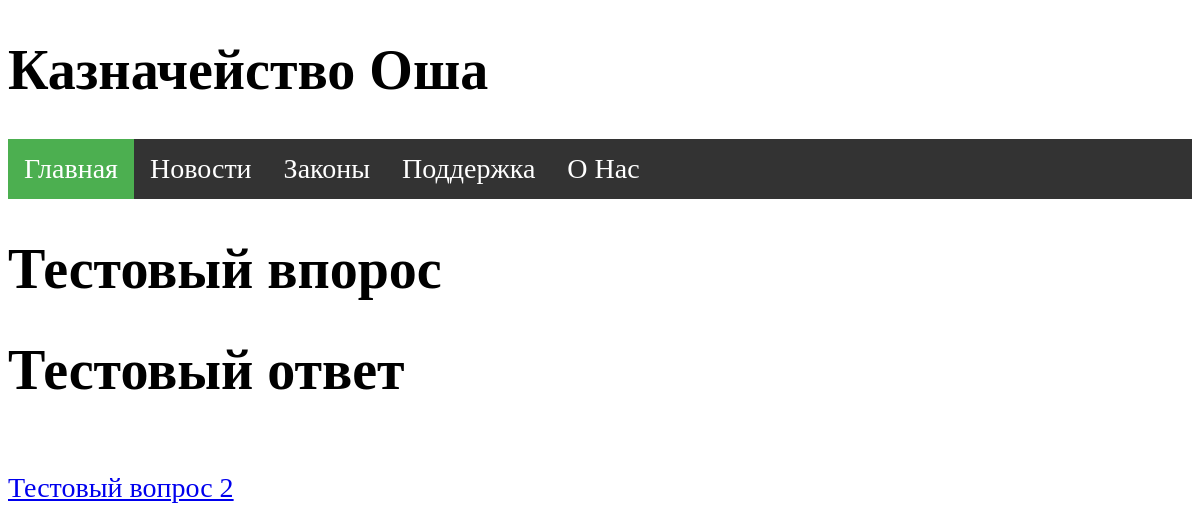
Page /question/2 on the committed database.
### kaznacheistvo_site/models.py (models this page shows, shortened)
class Answer(models.Model):
    answer = models.TextField(null=True)
    questions = models.TextField()

class AllAnswer(models.Model):
    parrent = models.ForeignKey(Answer, on_delete=models.CASCADE, related_name='qwerty', null=True)
    child = models.ForeignKey(Answer, on_delete=models.CASCADE, related_name='qwertyy', null=True)

### kaznacheistvo_site/views.py (the view)
# urls.py: path('question/<int:id>', questionsDetails, name='question'),
def questionsDetails(request, id):
    question = Answer.objects.get(id=id)
    rows = AllAnswer.objects.all().filter(parrent__id=id)
    context = {
        'question' : question,
        'questions' : rows
    }
    return render(request, "kaznacheistvo_site/question.html", context)

### templates/kaznacheistvo_site/question.html
{% extends 'baseElements.html' %}
{% load static %}
{% block content %}
    <h1>{{question.questions}}</h1>
    <h1>{{question.answer}}</h1>
    <br/>
    {% for item in questions %}
        <a href="{% url 'question' item.child.id %}">
          {{item.child.questions}}
        </a>
        <br/>
    {% endfor %}
{% endblock %}

### templates/baseElements.html (style rules this page uses)
body { font-size: 28px; }

### rows in the picture
Answer: questions "Тестовый впорос", answer "Тестовый ответ"
AllAnswer: child.questions "Тестовый вопрос 2"
